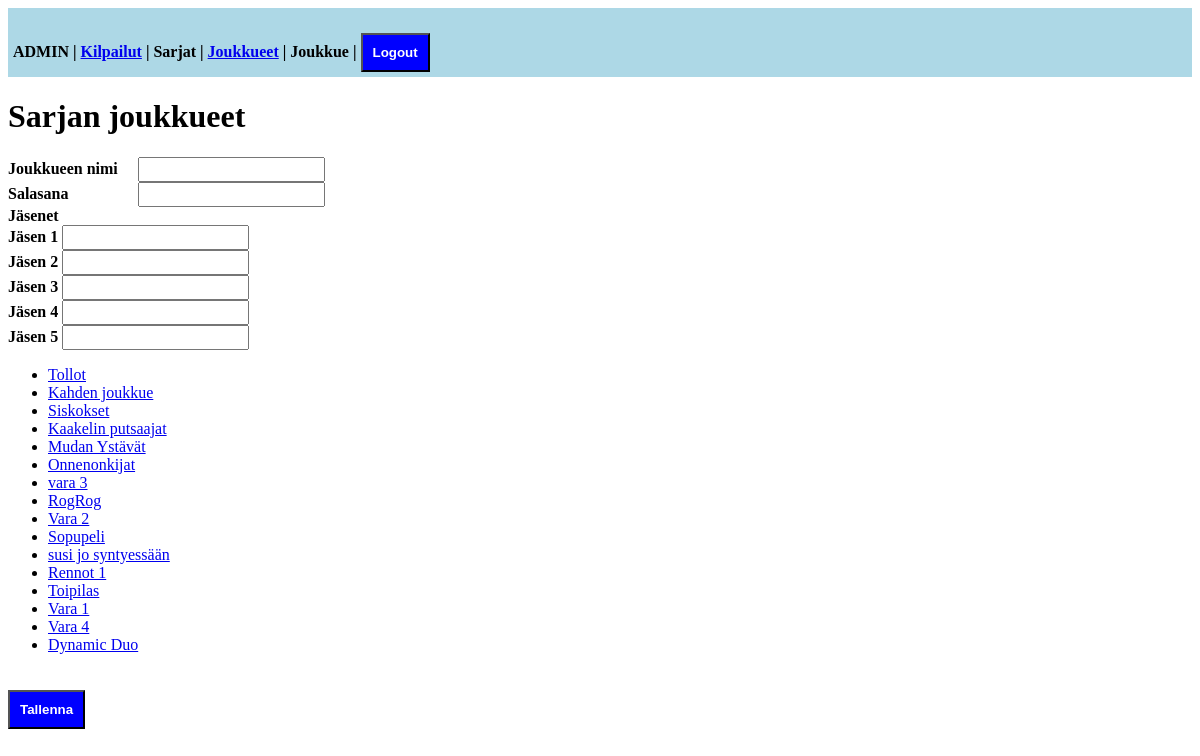
Screenshot of /sarja/610144 (signed in) with the database file from the repository.
### tables this page shows
CREATE TABLE joukkueet(
  joukkueid    INTEGER  NOT NULL PRIMARY KEY  AUTOINCREMENT,
  nimi  VARCHAR(128) NOT NULL,
  salasana VARCHAR(512) NULL,
  jasenet VARCHAR(2048)  DEFAULT '[]',
  sarja INTEGER  NOT NULL,
  CONSTRAINT joukkueet_unique
   UNIQUE ( nimi COLLATE nocase),
  CONSTRAINT joukkueet_sarja 
	FOREIGN KEY (sarja)
	REFERENCES sarjat (sarjaid)
		ON DELETE NO ACTION
		ON UPDATE CASCADE
);

### vt3.py (the view)
@app.route('/sarja/<int:sarjaid>',  methods=['GET', 'POST'])
@admin_auth
def sarja(sarjaid):
    session['sarjaid'] = sarjaid
    try:
        con = sqlite3.connect(os.path.abspath('tietokanta.db'))
        con.row_factory = sqlite3.Row
        con.execute("PRAGMA foreign_keys = ON")
        cur = con.cursor()
        cur.execute("""SELECT joukkueid, nimi FROM joukkueet WHERE sarja = ?""", (sarjaid,))
        joukkueet = cur.fetchall()
        if request.method == "POST":
            handleJoukkueLisaaminen()
            cur.execute("""SELECT joukkueid, nimi FROM joukkueet WHERE sarja = ?""", (sarjaid,))
            joukkueet = cur.fetchall()
        return render_template("adminSarjanJoukkueet.html", joukkueet=joukkueet, sarjaid=sarjaid, joukkueid=session.get('joukkueid'), kisaid=session.get('kisaid'))
    except sqlite3.Error as e:
        return Response(f"Tietokanta ei aukene: {str(e)}", status=500)
    except Exception as e:
        return Response(f"Tapahtui virhe: {str(e)}", status=500)
    finally:
        con.close()

### vt3.py (called while the page is built)
def admin_auth(f):
    @wraps(f)
    def decorated(*args, **kwargs):
        if not 'adminKirjautunut' in session:
            return redirect(url_for('admin'))
        return f(*args, **kwargs)
    return decorated

### templates/adminSarjanJoukkueet.html (shortened to what this page needs)
<!DOCTYPE html>
<html lang="fi" xmlns="http://www.w3.org/1999/xhtml" xml:lang="fi">
<head>
<link rel="stylesheet" href="{{ url_for('static', filename='tyylit.css') }}" type="text/css" />
</head>
    <body>
        <div class="ylapalkki">
            <label>ADMIN</label> |
            <a href="{{ url_for('adminPaasivu') }}">Kilpailut</a> |
            {% if kisaid %}
                <a href="{{ url_for('kilpailu', kisaid=kisaid) }}">Sarjat</a> |
            {% else %}
                <span class="disabled-link">Sarjat</span> |
            {% endif %}
            {% if sarjaid %}
                <a href="{{ url_for('sarja', sarjaid=sarjaid) }}">Joukkueet</a> |
            {% else %}
                <span class="disabled-link">Joukkueet</span> |
            {% endif %}
            {% if joukkueid %}
                <a href="{{ url_for('joukkue', joukkueid=joukkueid) }}">Joukkue</a> |
            {% else %}
                <span class="disabled-link">Joukkue</span> |
            {% endif %}
            <form action="{{ url_for('logout') }}" method="POST" style="display:inline;">
              <button type="submit">Logout</button>
            </form>
          </div>
        <h1>Sarjan joukkueet</h1>
        <div class="SarjanJoukkuetidot">
            <form method="POST">
                <div class="joukkuenimi">
                    <label for="nimi">Joukkueen nimi</label>
                    <input type="text" id="nimi" name="nimi">
                </div>
                <div class="joukkuesalasana">
                    <label for="salasana">Salasana</label>
                    <input type="password" id="salasana" name="salasana">
                </div>
                <label for="jasenet">Jäsenet</label>
                <div class="jasenet-list">
                    {% for i in range(5) %}
                        <div class="jasen-box">
                            <label for="jasen_{{ i + 1 }}">Jäsen {{ i + 1 }}</label>
                            <input type="text" id="jasen_{{ i + 1 }}" name="jasenet[]" class="jasen-nimi">
                        </div>
                    {% endfor %}
                </div>
                <div class="sarjat">
                    <ul class="sarjat">
                        {% for joukkue in joukkueet %}
                        <li value="{{ joukkue['sarja'] }}">
                            <a href="/joukkue/{{ joukkue['joukkueid'] }}">{{ joukkue['nimi'] }}</a>
                        </li>
                        {% endfor %}
                    </ul>
                </div>
            <button type="submit">Tallenna</button>
            </form>
        </div>
    </body>
</html>

### static/tyylit.css (style rules this page uses)
.ylapalkki { background-color: lightblue; font-weight: bold; padding: 5px; }
button { margin-top: 20px; padding: 10px; background-color: blue; color: white; font-weight: bold; }
.joukkuenimi { display: flex; align-items: baseline; gap: 20px; }
label { font-weight: bold; margin: 0; }
input[type="text"] { padding: 3px; }
.joukkuesalasana { display: flex; align-items: baseline; gap: 70px; }
.joukkuesalasana input[type="password"] { padding: 3px; }

### rows the page displays
joukkueet: nimi "Tollot"
joukkueet: nimi "Kahden joukkue"
joukkueet: nimi "Siskokset"
joukkueet: nimi "Kaakelin putsaajat"
joukkueet: nimi "Mudan Ystävät"
joukkueet: nimi "Onnenonkijat"
joukkueet: nimi "vara 3"
joukkueet: nimi "RogRog"
joukkueet: nimi "Vara 2"
joukkueet: nimi "Sopupeli"
joukkueet: nimi "susi jo syntyessään"
joukkueet: nimi "Rennot 1"
joukkueet: nimi "Toipilas"
joukkueet: nimi "Vara 1"
joukkueet: nimi "Vara 4"
joukkueet: nimi "Dynamic Duo"

### other values shown
{{ i + 1 }} "1" "2" "3" "4" "5"
